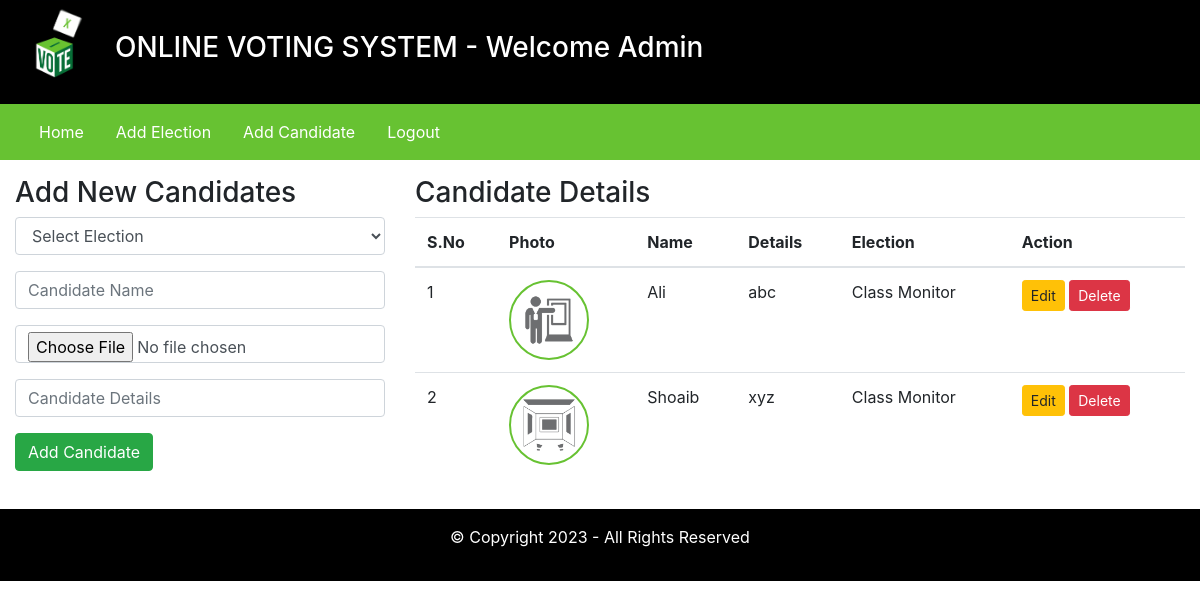
/admin/index.php?addCandidatePage=1 (signed in), run on an earlier commit of the app's database.
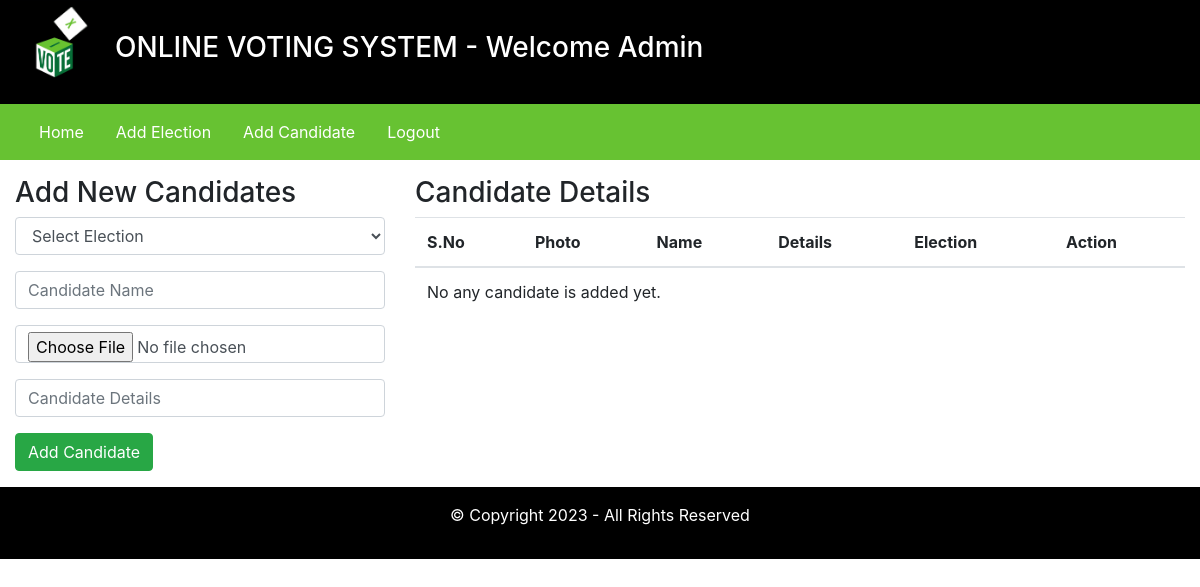
And on a later commit of the database.
### tables this page shows
CREATE TABLE `candidate_details` (
  `id` int(11) NOT NULL,
  `election_id` int(11) DEFAULT NULL,
  `candidate_name` varchar(255) DEFAULT NULL,
  `candidate_details` text DEFAULT NULL,
  `candidate_photo` text DEFAULT NULL,
  `inserted_by` varchar(255) DEFAULT NULL,
  `inserted_on` date DEFAULT NULL
);

CREATE TABLE `elections` (
  `id` int(11) NOT NULL,
  `election_topic` varchar(255) DEFAULT NULL,
  `no_of_candidates` int(11) DEFAULT NULL,
  `starting_date` date DEFAULT NULL,
  `ending_date` date DEFAULT NULL,
  `status` varchar(45) DEFAULT NULL,
  `inserted_by` varchar(255) DEFAULT NULL,
  `inserted_on` date DEFAULT NULL
);

### admin/inc/add_candidates.php (the view, shortened to what this page needs)
<div class="row my-3">
    <div class="col-4">
        <h3>Add New Candidates</h3>
        <form method="POST" enctype="multipart/form-data">
            <div class="form-group">
                <select class="form-control" name="election_id" required>
                    <option value=""> Select Election </option>
                </select>
            </div>
            <div class="form-group">
                <input type="text" name="candidate_name" placeholder="Candidate Name" class="form-control" required />
            </div>
            <div class="form-group">
                <input type="file" name="candidate_photo" class="form-control" required />
            </div>
            <div class="form-group">
                <input type="text" name="candidate_details" placeholder="Candidate Details" class="form-control" required />
            </div>
            <input type="submit" value="Add Candidate" name="addCandidateBtn" class="btn btn-success" />
        </form>
    </div>
    <div class="col-8">
        <h3>Candidate Details</h3>
        <table class="table">
            <thead>
                <tr>
                    <th scope="col">S.No</th>
                    <th scope="col">Photo</th>
                    <th scope="col">Name</th>
                    <th scope="col">Details</th>
                    <th scope="col">Election</th>
                    <th scope="col">Action </th>
                </tr>
            </thead>
            <tbody>
                <?php
                    $fetchingData = mysqli_query($db, "SELECT * FROM candidate_details") or die(mysqli_error($db));
                    $isAnyCandidateAdded = mysqli_num_rows($fetchingData);
                    if($isAnyCandidateAdded > 0)
                    {
                        $sno = 1;
                        while($row = mysqli_fetch_assoc($fetchingData))
                        {
                            $election_id = $row['election_id'];
                            $fetchingElectionName = mysqli_query($db, "SELECT * FROM elections WHERE id = '". $election_id ."'") or die(mysqli_error($db));
                            $execFetchingElectionNameQuery = mysqli_fetch_assoc($fetchingElectionName);
                            $election_name = isset($execFetchingElectionNameQuery['election_topic']) ? $execFetchingElectionNameQuery['election_topic'] : null;
                            $candidate_photo = $row['candidate_photo'];
                ?>
                            <tr>
                                <td><?php echo $sno++; ?></td>
                                <td> <img src="<?php echo $candidate_photo; ?>" class="candidate_photo" />    </td>
                                <td><?php echo $row['candidate_name']; ?></td>
                                <td><?php echo $row['candidate_details']; ?></td>
                                <td><?php echo $election_name; ?></td>
                                <td>
                                    <a href="#" class="btn btn-sm btn-warning"> Edit </a>
                                    <a href="#" class="btn btn-sm btn-danger"> Delete </a>
                                </td>
                            </tr>
                <?php
                        }
                    }else {
            ?>
                        <tr>
                            <td colspan="7"> No any candidate is added yet. </td>
                        </tr>
            <?php
                    }
                ?>
            </tbody>
        </table>
    </div>
</div>

What changed in the data, as far as the page shows it:
removed candidate_details: candidate_photo (picture), candidate_name "Ali", candidate_details "abc", election.election_topic "Class Monitor"
removed candidate_details: candidate_photo (picture), candidate_name "Shoaib", candidate_details "xyz", election.election_topic "Class Monitor"
Also different on the page:
text now shown: "No any candidate is added yet."
